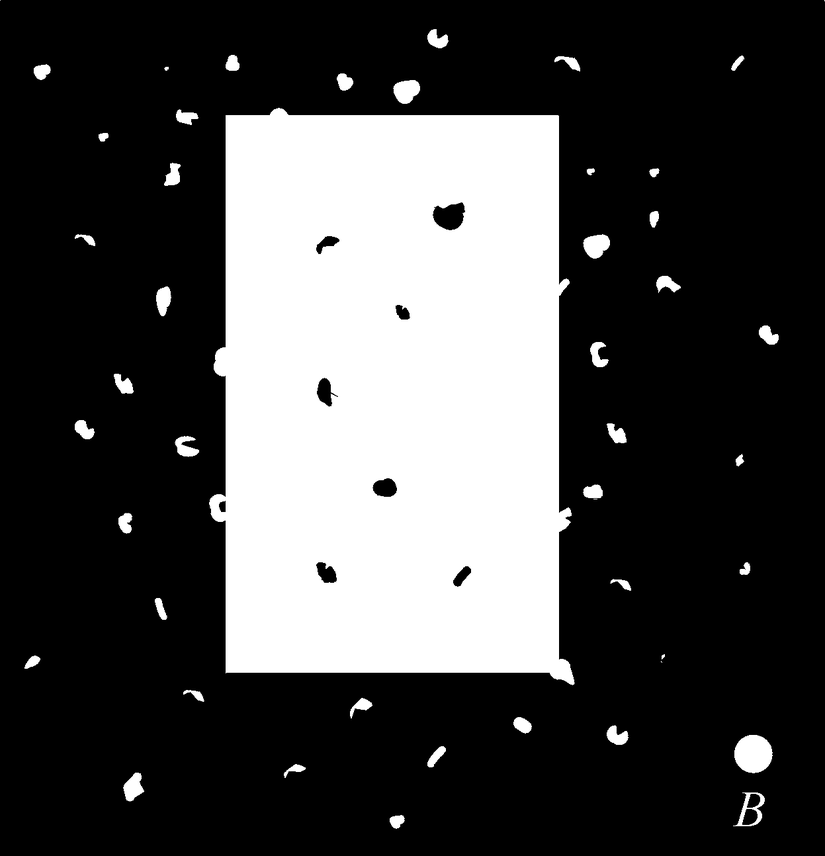
#> input picture 26/noisy_rectangle.png, 825 x 856 px, shrunk from 1247 x 1294 before the run
$ jupyter execute HW4_2.ipynb
#> lines starting #> are read from the running program, lines starting #| are printed output that depends on the picture; after the words box and inside, x2 and y2 are one past the last pixel; in counts of white or black regions, pixels touching at a corner belong together
[cell 1]
import cv2 as cv
import matplotlib.pyplot as plt

img=cv.imread("noisy_rectangle.png",cv.IMREAD_GRAYSCALE)
#> img is the input picture: shape (856, 825); min 0, max 255, mean 70.1
kernel = cv.getStructuringElement(shape=cv.MORPH_ELLIPSE, ksize=(15, 15))
erosion = cv.erode(img,kernel, iterations = 2)
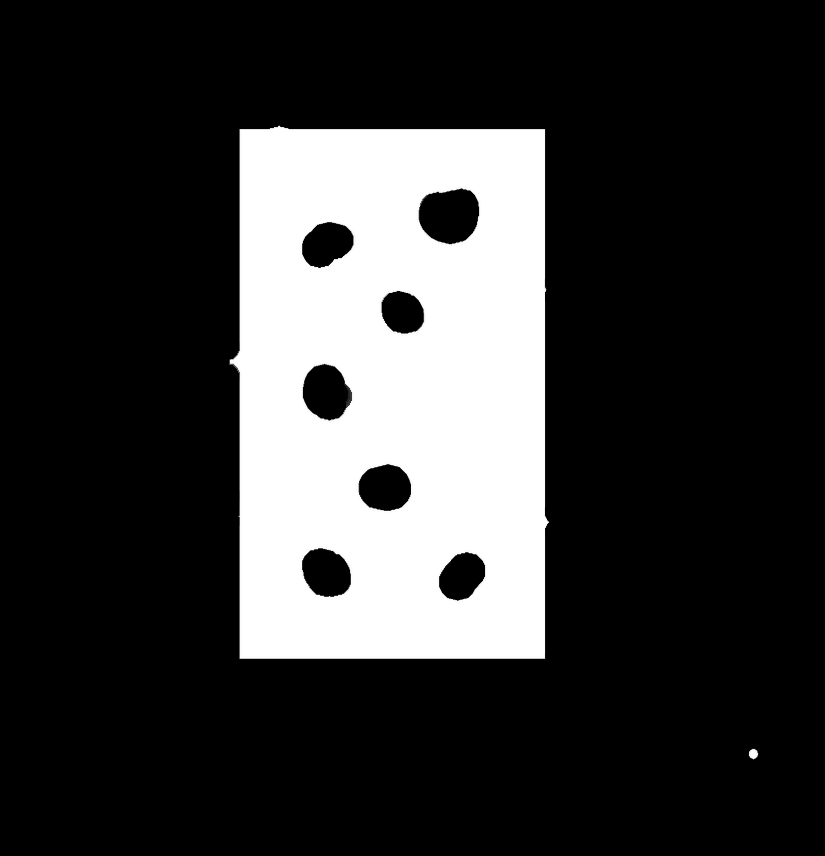
#> erosion: shape (856, 825); min 0, max 255, mean 53.7
dilation = cv.dilate(img,kernel, iterations = 2)
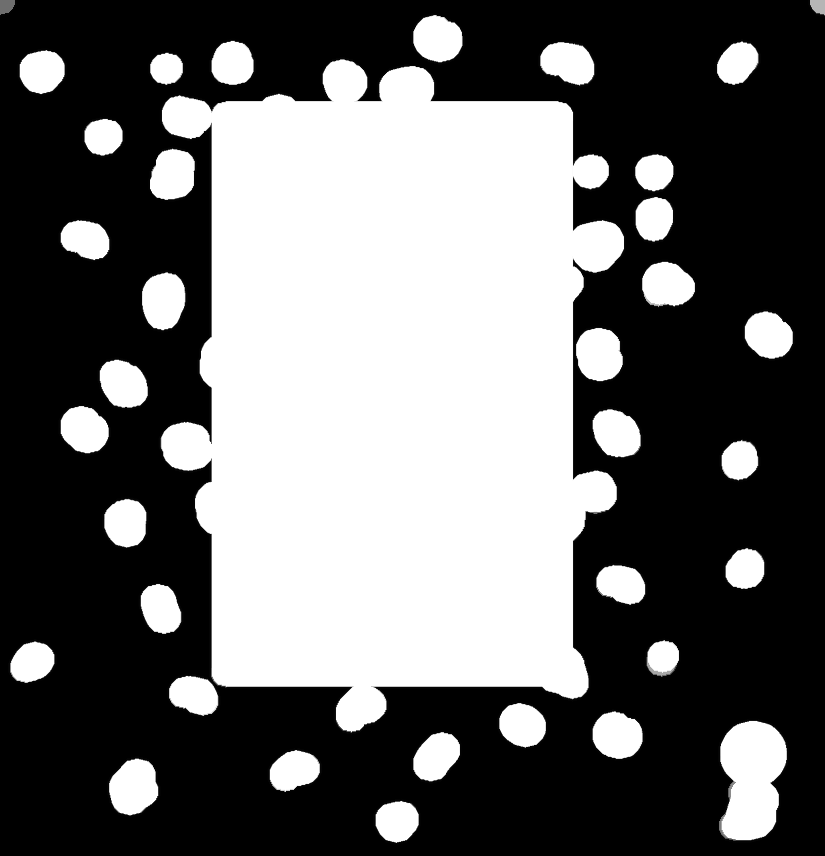
#> dilation: shape (856, 825); min 0, max 255, mean 102.3

plt.subplot(131),plt.imshow(img, cmap = 'gray',vmin  = 0, vmax = 255)
plt.title(' Image'), plt.xticks([]), plt.yticks([])
plt.subplot(132),plt.imshow(erosion, cmap = 'gray',vmin  = 0, vmax = 255)
plt.title('erosion'), plt.xticks([]), plt.yticks([])
plt.subplot(133),plt.imshow(dilation, cmap = 'gray',vmin  = 0, vmax = 255)
plt.title('dilation'), plt.xticks([]), plt.yticks([])

kernel2 = cv.getStructuringElement(cv.MORPH_RECT,(38 , 45))
opening = cv.morphologyEx(img, cv.MORPH_OPEN, kernel2)
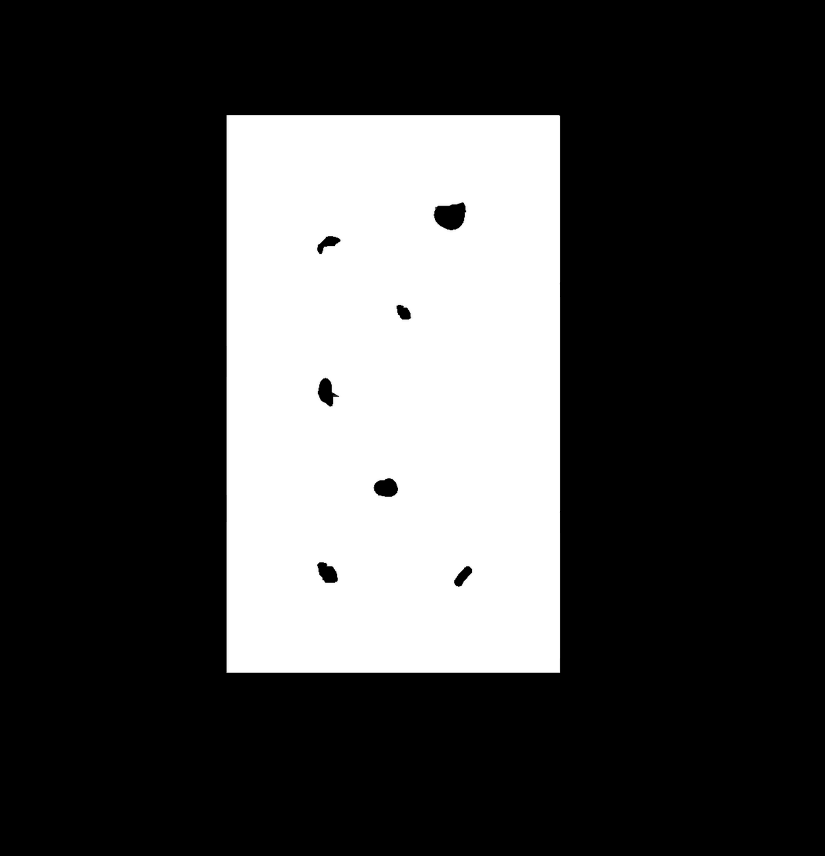
#> opening: shape (856, 825); min 0, max 255, mean 66.3
kernel3 = cv.getStructuringElement(cv.MORPH_RECT,(19 , 35))
closing = cv.morphologyEx(opening , cv.MORPH_CLOSE, kernel3)

plt.figure()
plt.subplot(121),plt.imshow(opening, cmap = 'gray',vmin  = 0, vmax = 255)
plt.title('opening'), plt.xticks([]), plt.yticks([])
plt.subplot(122),plt.imshow(closing, cmap = 'gray',vmin  = 0, vmax = 255)
plt.title('closing'), plt.xticks([]), plt.yticks([])

plt.show()
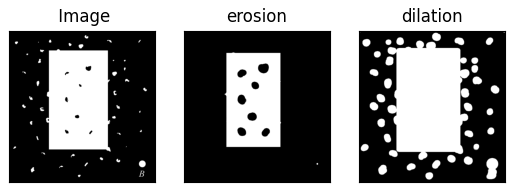
#> figure drawn by matplotlib, 3 panels
